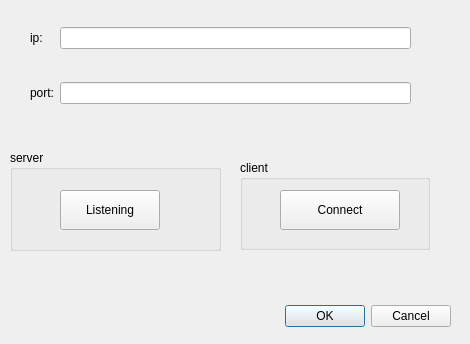
<?xml version="1.0" encoding="UTF-8"?>
<ui version="4.0">
 <class>Dialog</class>
 <widget class="QDialog" name="Dialog">
  <property name="geometry">
   <rect>
    <x>0</x>
    <y>0</y>
    <width>470</width>
    <height>344</height>
   </rect>
  </property>
  <property name="windowTitle">
   <string>Dialog</string>
  </property>
  <widget class="QWidget" name="layoutWidget">
   <property name="geometry">
    <rect>
     <x>100</x>
     <y>300</y>
     <width>351</width>
     <height>33</height>
    </rect>
   </property>
   <layout class="QHBoxLayout">
    <property name="spacing">
     <number>6</number>
    </property>
    <property name="leftMargin">
     <number>0</number>
    </property>
    <property name="topMargin">
     <number>0</number>
    </property>
    <property name="rightMargin">
     <number>0</number>
    </property>
    <property name="bottomMargin">
     <number>0</number>
    </property>
    <item>
     <spacer>
      <property name="orientation">
       <enum>Qt::Horizontal</enum>
      </property>
      <property name="sizeHint" stdset="0">
       <size>
        <width>131</width>
        <height>31</height>
       </size>
      </property>
     </spacer>
    </item>
    <item>
     <widget class="QPushButton" name="okButton">
      <property name="text">
       <string>OK</string>
      </property>
     </widget>
    </item>
    <item>
     <widget class="QPushButton" name="cancelButton">
      <property name="text">
       <string>Cancel</string>
      </property>
     </widget>
    </item>
   </layout>
  </widget>
  <widget class="QWidget" name="gridLayoutWidget">
   <property name="geometry">
    <rect>
     <x>30</x>
     <y>0</y>
     <width>381</width>
     <height>131</height>
    </rect>
   </property>
   <layout class="QGridLayout" name="gridLayout">
    <item row="0" column="1">
     <widget class="QLabel" name="label_ip">
      <property name="text">
       <string>ip:</string>
      </property>
     </widget>
    </item>
    <item row="1" column="1">
     <widget class="QLabel" name="label_port">
      <property name="text">
       <string>port:</string>
      </property>
     </widget>
    </item>
    <item row="0" column="2">
     <widget class="QLineEdit" name="lineEdit_ip"/>
    </item>
    <item row="1" column="2">
     <widget class="QLineEdit" name="lineEdit_port"/>
    </item>
   </layout>
  </widget>
  <widget class="QGroupBox" name="groupBox_server">
   <property name="geometry">
    <rect>
     <x>10</x>
     <y>150</y>
     <width>211</width>
     <height>101</height>
    </rect>
   </property>
   <property name="title">
    <string>server</string>
   </property>
   <widget class="QPushButton" name="pushButton_listen">
    <property name="geometry">
     <rect>
      <x>50</x>
      <y>40</y>
      <width>100</width>
      <height>40</height>
     </rect>
    </property>
    <property name="text">
     <string>Listening</string>
    </property>
   </widget>
  </widget>
  <widget class="QGroupBox" name="groupBox">
   <property name="geometry">
    <rect>
     <x>240</x>
     <y>160</y>
     <width>190</width>
     <height>90</height>
    </rect>
   </property>
   <property name="title">
    <string>client</string>
   </property>
   <widget class="QPushButton" name="pushButton_conn">
    <property name="geometry">
     <rect>
      <x>40</x>
      <y>30</y>
      <width>120</width>
      <height>40</height>
     </rect>
    </property>
    <property name="text">
     <string>Connect</string>
    </property>
   </widget>
  </widget>
 </widget>
 <resources/>
 <connections>
  <connection>
   <sender>okButton</sender>
   <signal>clicked()</signal>
   <receiver>Dialog</receiver>
   <slot>accept()</slot>
   <hints>
    <hint type="sourcelabel">
     <x>278</x>
     <y>253</y>
    </hint>
    <hint type="destinationlabel">
     <x>96</x>
     <y>254</y>
    </hint>
   </hints>
  </connection>
  <connection>
   <sender>cancelButton</sender>
   <signal>clicked()</signal>
   <receiver>Dialog</receiver>
   <slot>reject()</slot>
   <hints>
    <hint type="sourcelabel">
     <x>369</x>
     <y>253</y>
    </hint>
    <hint type="destinationlabel">
     <x>179</x>
     <y>282</y>
    </hint>
   </hints>
  </connection>
 </connections>
</ui>
